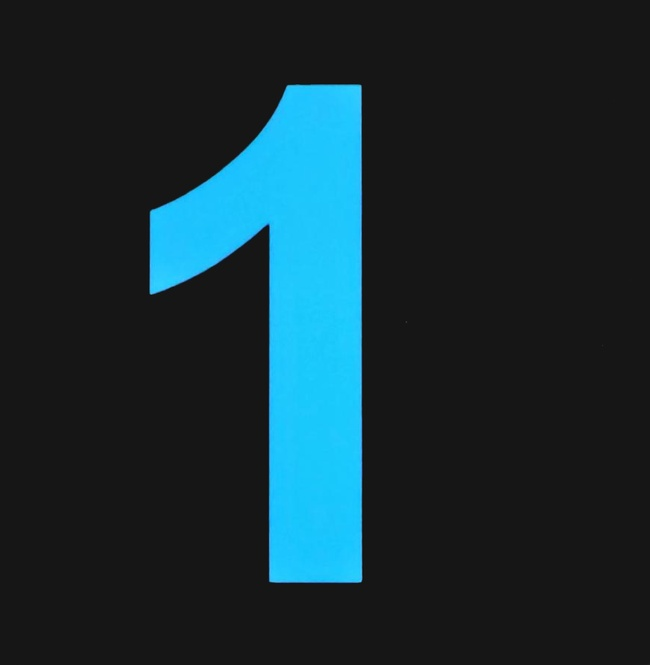
#> input picture Raspberry Pi/Image Recognition/Training/B 1.jpg, 650 x 665 px, shrunk from 870 x 891 before the run, given as the content of the folder Raspberry Pi/Image Recognition/Query, which was not available
$ python matchShapes.py
#> lines starting #> are read from the running program, lines starting #| are printed output that depends on the picture; after the words box and inside, x2 and y2 are one past the last pixel; in counts of white or black regions, pixels touching at a corner belong together; pictures that were not available may be replaced by others from this repository, and a replacement may not be noted
import cv2
import numpy as np
import os
import platform

imshowDebug = True # mostly going to be used for cv2.imshow debugging perposes
if platform.node() == 'raspberrypi': # can't display images on rpi
    imshowDebug = False

# define the list of boundaries
boundaries_HSV = [
    ([85, 140, 140], [120, 255, 255], "B"), # blue, tested
    ([0, 140, 140], [10, 255, 255], "R"), # red
    ([20, 140, 140], [35, 255, 255], "Y"), # yellow
    # ([0, 0, 0], [0, 0, 255], "W"), # white, dummy
    ([55, 50, 50], [75, 255, 255], "G"), # green, dummy
    ]
black_boundaries_HSV = [np.array([0, 0, 0], dtype = "uint8"), np.array([120, 127, 100], dtype = "uint8")]

result_dict = {
    'W Arrow': '1',
    'R Arrow': '2',
    'G Arrow': '3',
    'B Arrow': '4',
    'Y Circle': '5',
    'B 1': '6',
    'G 2': '7',
    'R 3': '8',
    'W 4': '9',
    'Y 5': '10',
    'R A': '11',
    'G B': '12',
    'W C': '13',
    'B D': '14',
    'Y E': '15',
}

def sortAscending(list):
    l = len(list)
    for i in range(0, l):
        for j in range(0, l-i-1):
            if (list[j][1] > list[j + 1][1]):
                tempo = list[j]
                list[j]= list[j + 1]
                list[j + 1]= tempo
    return list

def sortDescending(list):
    l = len(list)
    for i in range(0, l):
        for j in range(0, l-i-1):
            if (list[j][1] < list[j + 1][1]):
                tempo = list[j]
                list[j]= list[j + 1]
                list[j + 1]= tempo
    return list

# returns colour, nonZerocount and masked image
def detectColourAndMask(query_image_filepath):
    # read query img as BGR, HSV, grayscale
    # list for saving non-zero counts of colour, and their masked imgs. init to 0.
    colour_segmenting_results = {
        'colour': 0,
        'nonZeroCount': 0,
        'img_BGR': 0,
        'masked_image': 0,
        'bounding': 0
    }
    try:
        filename = query_image_filepath.split('/')[-1]
        query_img_BGR = cv2.imread(query_image_filepath)
        query_img_BGR = cv2.GaussianBlur(query_img_BGR, (5, 5), 0)

        query_img_HSV = cv2.cvtColor(query_img_BGR, cv2.COLOR_BGR2HSV) # raw img in hsv


        # get mask of black areas (playing field only)
        black_mask = mask = cv2.inRange(query_img_HSV, black_boundaries_HSV[0], black_boundaries_HSV[1]) # black HSV range
        ret, thresh = cv2.threshold(black_mask, 127, 255, 0)

        # get countours of playing field
        contours, hierarchy = cv2.findContours(thresh, cv2.RETR_TREE, cv2.CHAIN_APPROX_SIMPLE)

        if len(contours) > 0:
            largestContour = contours[0]
            for countour in contours:
                if (cv2.contourArea(countour) > cv2.contourArea(largestContour)):
                    largestContour = countour

            # use the largest countour as selection (exclude windows, etc)
            filled_black_mask = cv2.drawContours(mask, [largestContour], -1, (255, 255, 255), cv2.FILLED)
        else:
            filled_black_mask = query_img_HSV
        # original img, with only the playing field area
        playing_field_BGR = cv2.bitwise_and(query_img_BGR, query_img_BGR, mask = mask)
        playing_field_HSV = cv2.cvtColor(playing_field_BGR, cv2.COLOR_BGR2HSV) # raw img in hsv

        # if imshowDebug:
        #     cv2.imshow('playing_field', playing_field)
        #     cv2.waitKey(0)

        # loop over the boundaries
        for (lower, upper, colour) in boundaries_HSV:
            # create NumPy arrays from the boundaries
            lower = np.array(lower, dtype = "uint8")
            upper = np.array(upper, dtype = "uint8")

            # get mask from specified boundaries
            mask = cv2.inRange(playing_field_HSV, lower, upper)


            # count nonzero pixels in mask
            nonZeroCount = cv2.countNonZero(mask)

            # apply mask
            output = cv2.bitwise_and(query_img_BGR, query_img_BGR, mask = mask)

            # save results and output img to colour_nonzero_count
            if nonZeroCount > colour_segmenting_results['nonZeroCount']:
                colour_segmenting_results = {
                    'colour': colour,
                    'nonZeroCount': nonZeroCount,
                    'img_BGR': query_img_BGR,
                    'masked_image': output,
                    'mask': mask
                }

        # create bounding rect
        contours, hierarchy = cv2.findContours(colour_segmenting_results['mask'], cv2.RETR_TREE, cv2.CHAIN_APPROX_SIMPLE)
        cont_sorted = sorted(contours, key=cv2.contourArea, reverse=True)[:5]
        bounding_contour = cont_sorted[0]

        # x,y,w,h = cv2.boundingRect(cont_sorted[0])
        # bounding_box_img = cv2.rectangle(query_img_BGR,(x,y),(x+w,y+h),(0,0,255),2)
        colour_segmenting_results['bounding'] = bounding_contour

        if imshowDebug:
            cv2.imshow(
                '{}: Original BGR, Playing area Mask, {} mask'.format(filename, colour),
                np.concatenate(
                    (query_img_BGR,
                    playing_field_BGR,
                    cv2.cvtColor(
                        mask,
                        cv2.COLOR_GRAY2BGR),
                    ),
                    axis=1
                )
            )
            cv2.waitKey(0)
            cv2.destroyAllWindows()


        print('{} nonZero count: {}'.format(colour_segmenting_results['colour'], colour_segmenting_results['nonZeroCount']))
        return colour_segmenting_results
    except cv2.error as e:
        print('cv2 error in detectColourAndMask(): \n{}'.format(e))

def matchShapes(colour_segmenting_results, reference_img_directory_path):
    try:
        # colour_segmenting_results format:
        # colour_segmenting_results = {
        #     'colour': string, refer to boundaries for the exact text
        #     'nonZeroCount': int, counts number of detected pixels of colour
        #     'image': img object returned from cv2.imread()
        # }
        query_BGR = colour_segmenting_results['masked_image']
        query_gray = cv2.cvtColor(query_BGR,cv2.COLOR_BGR2GRAY)
        _,query_gray_binary = cv2.threshold(query_gray, 1, 255, cv2.THRESH_BINARY) # to check if this is accurate binarisation
        results = []

        for reference_entry in os.scandir(reference_img_directory_path):
            if ((reference_entry.name.split('.')[-1] == 'jpg') # ignore .DS_Store for macs
            and (reference_entry.name[0] == colour_segmenting_results['colour'])): # filter by colour. eg if the colour is blue, only pick those starting with 'B'
                reference_BGR = cv2.imread(reference_entry.path)
                reference_gray = cv2.cvtColor(reference_BGR,cv2.COLOR_BGR2GRAY)
                _,reference_gray_binary = cv2.threshold(reference_gray, 128, 255, cv2.THRESH_BINARY)
                results.append([reference_entry.name.replace('.jpg', ''), cv2.matchShapes(query_gray_binary,reference_gray_binary,cv2.CONTOURS_MATCH_I2,0)])
        results = sortAscending(results)

        x,y,w,h = cv2.boundingRect(colour_segmenting_results['bounding'])
        bounding_box_img = cv2.rectangle(colour_segmenting_results['img_BGR'],(x,y),(x+w,y+h),(0,0,255),2)
        bounding_box_img = cv2.putText(bounding_box_img, result_dict[results[0][0]], (x, y-10), cv2.FONT_HERSHEY_SIMPLEX, 0.7, (100,255,100), 2)
        if (imshowDebug):
            cv2.imshow('results ({})'.format(colour_segmenting_results['colour']), bounding_box_img)
            cv2.waitKey(0)
            cv2.destroyAllWindows()


        for result in results:
            print(result)
        return result, bounding_box_img
    except cv2.error as e:
        print('cv2 error: {}'.format(e))

def main(query_image_filepath, reference_img_directory_path):
    name = query_image_filepath.split('/')[-1].split('.')[0]
    colour_segmenting_results = detectColourAndMask(query_image_filepath)
#> in detectColourAndMask, query_img_BGR is the input picture: shape (665, 650, 3); mean B, G, R 52.1, 45, 23.2
#> in detectColourAndMask, `query_img_HSV = cv2.cvtColor(query_img_BGR, cv2.COLOR_BGR2HSV)`: query_img_HSV: shape (665, 650, 3); mean H, S, V 15.1, 31, 52.1
#> in detectColourAndMask, `black_mask = mask = cv2.inRange(query_img_HSV, black_boundaries_HSV[0]..`:
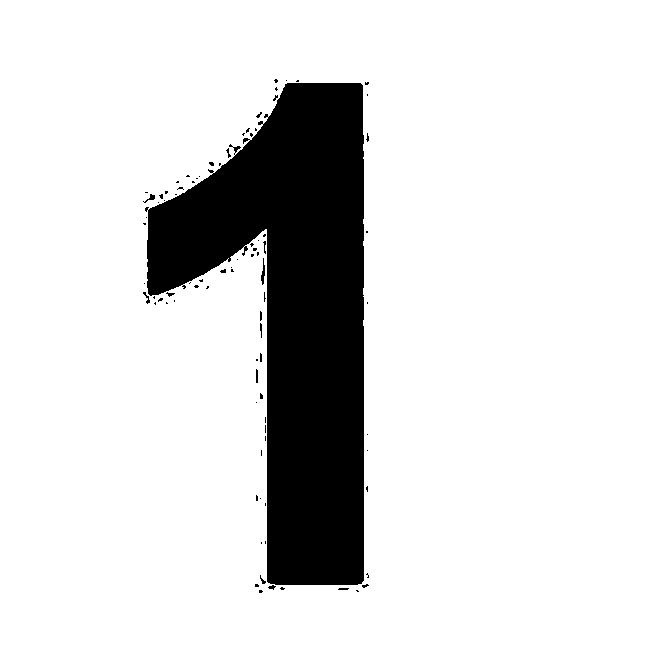
#> black_mask: shape (665, 650); 86% white; 87 black regions (75 under 20 px)
#> in detectColourAndMask, `contours, hierarchy = cv2.findContours(thresh, cv2.RETR_TREE, cv2.CHAI..`: contours = 103 contours, 74 with area under 20; largest, box (x1, y1, x2, y2) and area: (0, 0, 650, 665) 430936, (146, 82, 365, 586) 60286, (260, 257, 266, 286) 84, (143, 193, 156, 204) 50, (142, 291, 151, 305) 44
#> in detectColourAndMask, `largestContour = contours[0]`: largestContour = [[0, 0], [0, 664], [649, 664], [649, 0]]
#> the loop in detectColourAndMask, `for countour in contours:` made 103 passes
#> countour on passes 1, 15, 18, 21, 24, 43, 44, 45, 49, 50, 58: [[0, 0], [0, 664], [649, 664], [649, 0]], [[259, 498], [260, 497], [261, 498], [260, 499]], [[366, 450], [367, 449], [368, 450], [367, 451]], [[366, 434], [367, 433], [368, 434], [367, 435]], [[255, 402], [256, 401], [257, 402], [256, 403]], [[188, 283], [189, 282], [190, 283], [189, 284]], [[143, 283], [144, 282], [145, 283], [144, 284]], [[189, 282], [190, 281], [191, 282], [190, 283]], [[230, 267], [231, 266], [232, 267], [231, 268]], [[236, 259], [237, 258], [238, 259], [237, 260]], [[257, 240], [258, 239], [259, 240], [258, 241]]
#> in detectColourAndMask, `filled_black_mask = cv2.drawContours(mask, [largestContour], -1, (255,..`: filled_black_mask: shape (665, 650); every value is 255
#> the loop in detectColourAndMask, `for (lower, upper, colour) in boundaries_HSV:` made 4 passes
#> nonZeroCount on passes 1 to 4: 56636, 0, 0, 0
#> pass 1, in detectColourAndMask, `mask = cv2.inRange(playing_field_HSV, lower, upper)`:
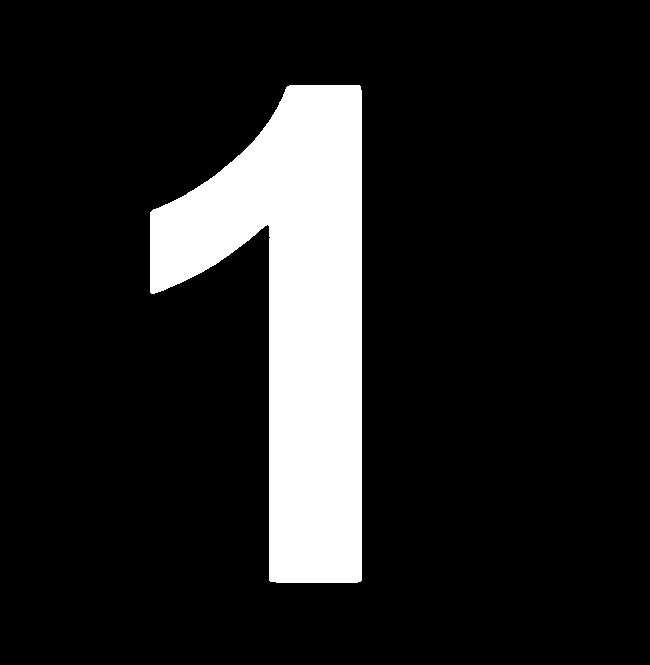
#> mask: shape (665, 650); 13.1% white; 1 white region
#> pass 1, in detectColourAndMask, `output = cv2.bitwise_and(query_img_BGR, query_img_BGR, mask = mask)`:
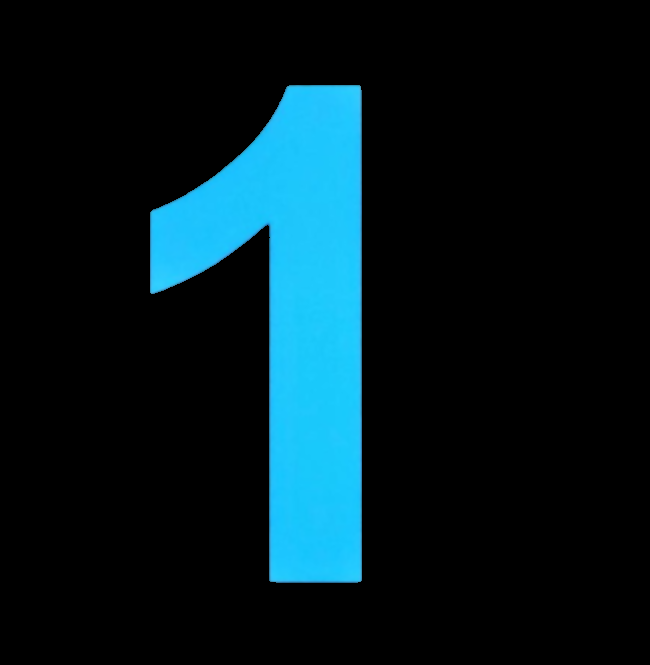
#> output: shape (665, 650, 3); mean B, G, R 32.6, 25.6, 4.1
#> after the loop in detectColourAndMask, `for (lower, upper, colour) in boundaries_HSV:`: colour_segmenting_results = 5 items
#> in detectColourAndMask, `contours, hierarchy = cv2.findContours(colour_segmenting_results['mask..`: contours = 1 contour; box (x1, y1, x2, y2) and area: (150, 85, 362, 583) 55950
#> in detectColourAndMask, `cont_sorted = sorted(contours, key=cv2.contourArea, reverse=True)[:5]`: cont_sorted has the same summary as contours
#> in detectColourAndMask, `bounding_contour = cont_sorted[0]`: bounding_contour = contour of 196 points, box (x1, y1, x2, y2) (150, 85, 362, 583), area 55950
#> in detectColourAndMask, `cv2.imshow( '{}: Original BGR, Playing area Mask, {} mask'.format(file..`:
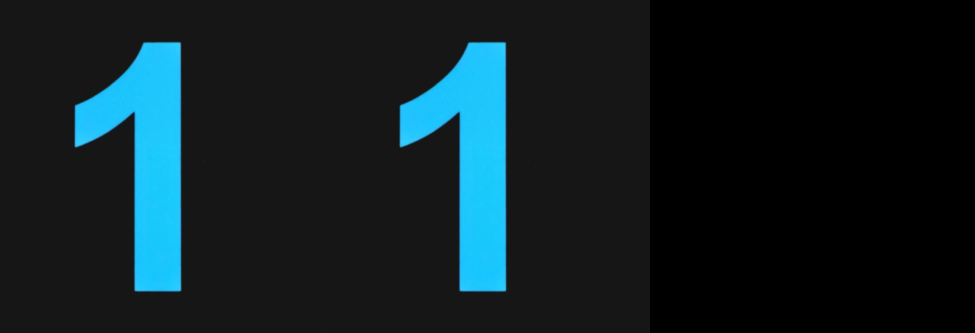
#> window 'B 1.jpg: Original BGR, Playing': shape (665, 1950, 3) (shown at 1/2 size); mean B, G, R 34.7, 30, 15.4
#| B nonZero count: 56636
#> colour_segmenting_results = 6 items

    result, bounding_box_img = matchShapes(colour_segmenting_results, reference_img_directory_path)
#> in matchShapes, `query_gray = cv2.cvtColor(query_BGR,cv2.COLOR_BGR2GRAY)`:
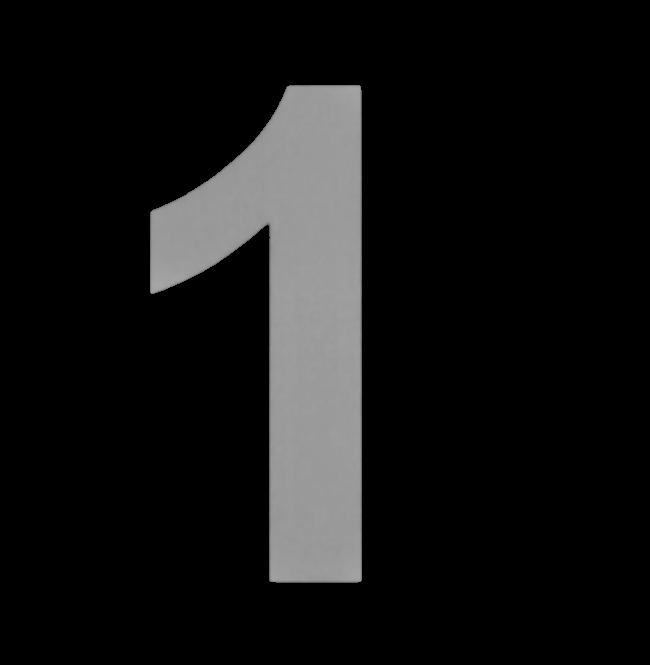
#> query_gray: shape (665, 650); min 0, max 166, mean 20
#> in matchShapes, `reference_gray = cv2.cvtColor(reference_BGR,cv2.COLOR_BGR2GRAY)`:
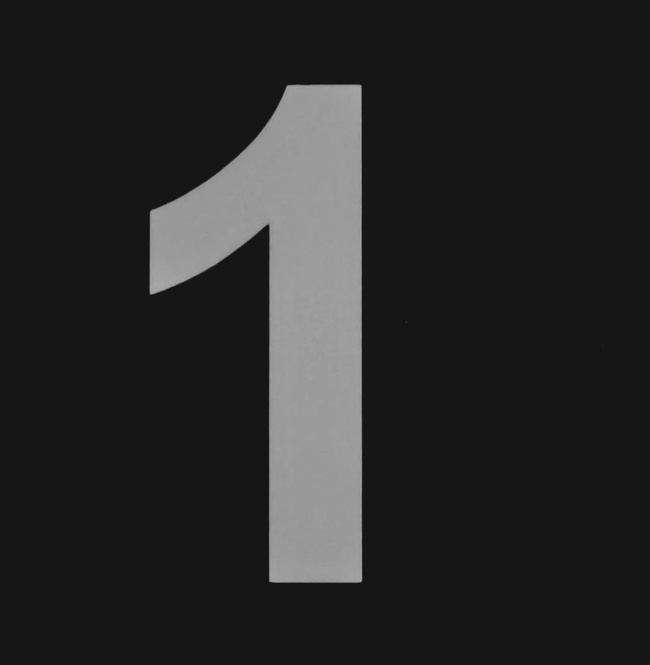
#> reference_gray: shape (665, 650); min 14, max 170, mean 39.3
#> in matchShapes, `_,reference_gray_binary = cv2.threshold(reference_gray, 128, 255, cv2...`: reference_gray_binary: shape (665, 650); 12.9% white; 1 white region, box (x1, y1, x2, y2) and area: (150, 85, 362, 582) 55662
#> in matchShapes, `bounding_box_img = cv2.putText(bounding_box_img, result_dict[results[0..`:
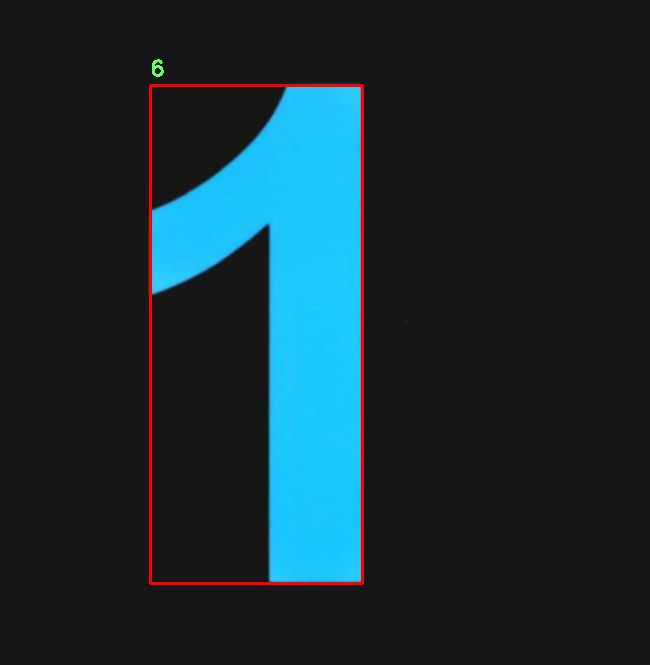
#> bounding_box_img: shape (665, 650, 3); mean B, G, R 51.5, 44.5, 25.4
    print(result)
    result_name = result[0]
    result_id = result_dict[result_name]
    result_distance = result[1]
    cv2.imwrite('Raspberry Pi/Image Recognition/Output/{}.jpeg'.format(name), bounding_box_img)


reference_img_directory_path = 'Raspberry Pi/Image Recognition/Training'

# [7 lines of commented-out code are left out]

for root, dirs, files in os.walk('Raspberry Pi/Image Recognition/Query'):
    for name in files:
        if name != '.DS_Store':
            print(os.path.join(root, name))
            temp = main(os.path.join(root, name), reference_img_directory_path)
            print('\n')
